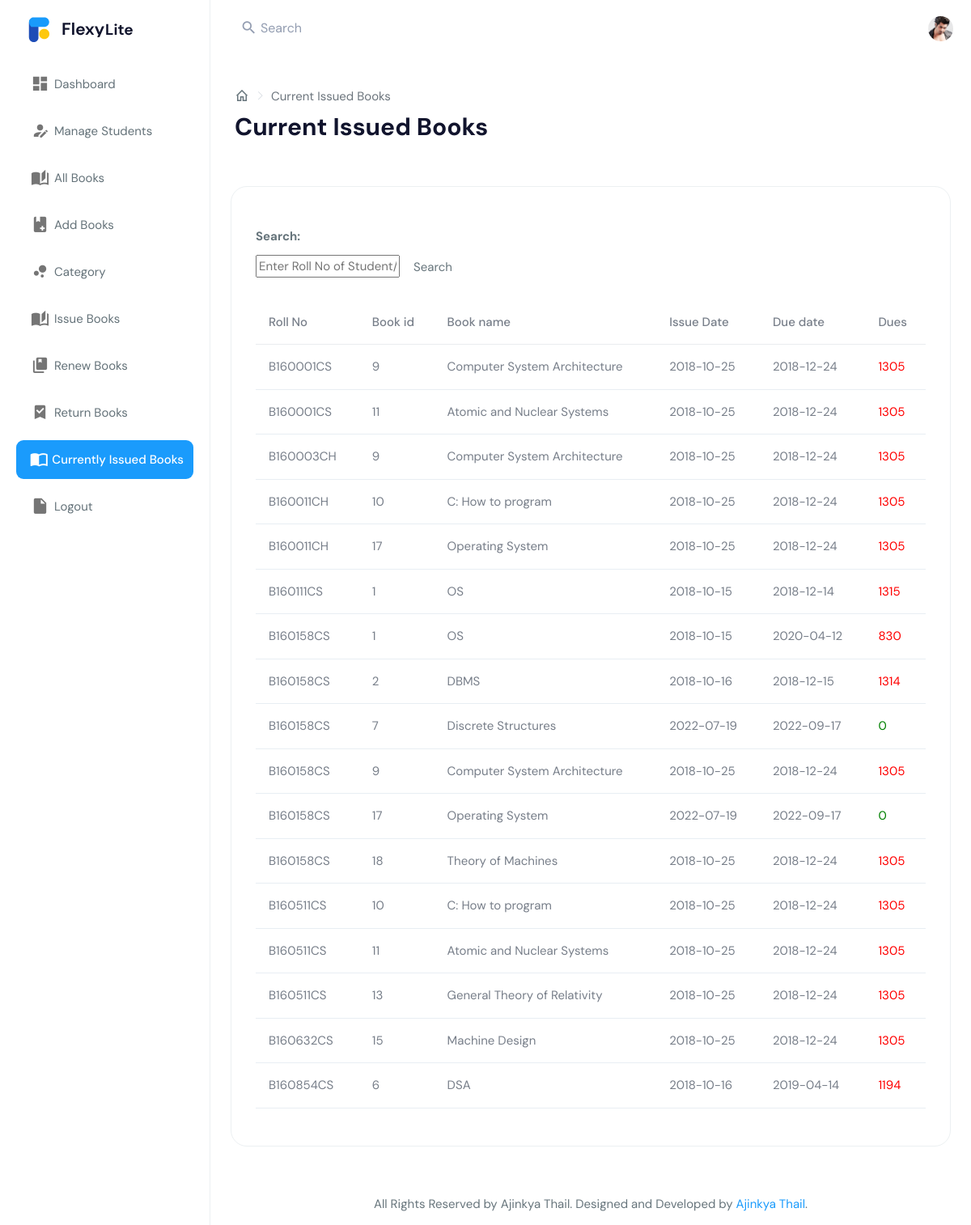
The app's page /admin/current.php (signed in) with its own data.
### tables this page shows
CREATE TABLE `record` (
  `RollNo` varchar(50) NOT NULL,
  `BookId` int(10) NOT NULL,
  `Date_of_Issue` date DEFAULT NULL,
  `Due_Date` date DEFAULT NULL,
  `Date_of_Return` date DEFAULT NULL,
  `Dues` int(10) DEFAULT NULL,
  `Renewals_left` int(10) DEFAULT NULL,
  `Time` time DEFAULT NULL
);

CREATE TABLE `book` (
  `BookId` int(10) NOT NULL,
  `CatId` int(11) DEFAULT NULL,
  `Title` varchar(50) DEFAULT NULL,
  `Publisher` varchar(50) DEFAULT NULL,
  `Year` varchar(50) DEFAULT NULL,
  `Availability` int(5) DEFAULT NULL
);

### admin/current.php (the view, shortened to what this page needs)
<?php
require('dbconn.php');
?>
<?php
if ($_SESSION['RollNo']) {
    ?>
<!DOCTYPE html>
<html dir="ltr" lang="en">
<head>
    <link href="../assets/libs/chartist/dist/chartist.min.css" rel="stylesheet">
    <link href="../assets/libs/chartist-plugin-tooltips/dist/chartist-plugin-tooltip.css" rel="stylesheet">
    <link href="../dist/css/style.min.css" rel="stylesheet">
</head>
<body>
    <div id="main-wrapper" data-layout="vertical" data-navbarbg="skin5" data-sidebartype="full"
        data-sidebar-position="absolute" data-header-position="absolute" data-boxed-layout="full">
        <?php include('includes/topbarheader.php');?>
        <?php include('includes/leftsidebar.php');?>
        <div class="page-wrapper">
            <div class="page-breadcrumb">
                <div class="row align-items-center">
                    <div class="col-6">
                        <nav aria-label="breadcrumb">
                            <ol class="breadcrumb mb-0 d-flex align-items-center">
                              <li class="breadcrumb-item"><a href="index.html" class="link"><i class="mdi mdi-home-outline fs-4"></i></a></li>
                              <li class="breadcrumb-item active" aria-current="page">Current Issued Books</li>
                            </ol>
                          </nav>
                        <h1 class="mb-0 fw-bold">Current Issued Books</h1>
                    </div>
                </div>
            </div>
            <div class="container-fluid">
                <div class="row">
                    <div class="col-12">
                        <div class="card">
                            <div class="card-body">
                            <div class="table-responsive m-t-20">
                            <div class="span9">
                        <form class="form-horizontal row-fluid" action="current.php" method="post">
                                        <div class="control-group">
                                            <label class="control-label" for="Search"><b>Search:</b></label>
                                            <div class="controls">
                                                <input type="text" id="title" name="title" placeholder="Enter Roll No of Student/Book Name/Book Id." class="span8" required>
                                                <button type="submit" name="submit"class="btn">Search</button>
                                            </div>
                                        </div>
                                    </form>
                                    <br>
                                    <?php
                                    if(isset($_POST['submit']))
                                        {$s=$_POST['title'];
                                            $sql="select record.BookId,RollNo,Title,Due_Date,Date_of_Issue,datediff(curdate(),Due_Date) as x from LMS.record,LMS.book where (Date_of_Issue is NOT NULL and Date_of_Return is NULL and book.Bookid = record.BookId) and (RollNo='$s' or record.BookId='$s' or Title like '%$s%')";
                                        }
                                    else
                                        $sql="select record.BookId,RollNo,Title,Due_Date,Date_of_Issue,datediff(curdate(),Due_Date) as x from LMS.record,LMS.book where Date_of_Issue is NOT NULL and Date_of_Return is NULL and book.Bookid = record.BookId";
                                    $result=$conn->query($sql);
                                    $rowcount=mysqli_num_rows($result);
                                    if(!($rowcount))
                                        echo "<br><center><h2><b><i>No Results</i></b></h2></center>";
                                    else
                                    {
                                    ?>
                        <table class="table" id = "tables">
                                  <thead>
                                    <tr>
                                      <th>Roll No</th>
                                      <th>Book id</th>
                                      <th>Book name</th>
                                      <th>Issue Date</th>
                                      <th>Due date</th>
                                      <th>Dues</th>
                                    </tr>
                                  </thead>
                                  <tbody>
                                <?php
                            while($row=$result->fetch_assoc())
                            {
                                $rollno=$row['RollNo'];
                                $bookid=$row['BookId'];
                                $name=$row['Title'];
                                $issuedate=$row['Date_of_Issue'];
                                $duedate=$row['Due_Date'];
                                $dues=$row['x'];
                            ?>
                                    <tr>
                                      <td><?php echo strtoupper($rollno) ?></td>
                                      <td><?php echo $bookid ?></td>
                                      <td><?php echo $name ?></td>
                                      <td><?php echo $issuedate ?></td>
                                      <td><?php echo $duedate ?></td>
                                      <td><?php if($dues > 0)
                                                  echo "<font color='red'>".$dues."</font>";
                                                else
                                                  echo "<font color='green'>0</font>";
                                              ?>
                                    </tr>
                            <?php }} ?>
                                    </tbody>
                                </table>
                    </div>
                            </div>
                            </div>
                        </div>
                    </div>
                </div>
            </div>
            <?php include('includes/footer.php');?>
        </div>
    </div>
</body>
</html>
<?php }
else {
    echo "<script type='text/javascript'>alert('Access Denied!!!')</script>";
} ?>

### records on screen
record: RollNo "B160001CS", BookId "9", BookId.Title "Computer System Architecture", Date_of_Issue "2018-10-25", Due_Date "2018-12-24", dues "1305"
record: RollNo "B160001CS", BookId "11", BookId.Title "Atomic and Nuclear Systems", Date_of_Issue "2018-10-25", Due_Date "2018-12-24", dues "1305"
record: RollNo "B160003CH", BookId "9", BookId.Title "Computer System Architecture", Date_of_Issue "2018-10-25", Due_Date "2018-12-24", dues "1305"
record: RollNo "B160011CH", BookId "10", BookId.Title "C: How to program", Date_of_Issue "2018-10-25", Due_Date "2018-12-24", dues "1305"
record: RollNo "B160011CH", BookId "17", BookId.Title "Operating System", Date_of_Issue "2018-10-25", Due_Date "2018-12-24", dues "1305"
record: RollNo "B160111CS", BookId "1", BookId.Title "OS", Date_of_Issue "2018-10-15", Due_Date "2018-12-14", dues "1315"
record: RollNo "B160158CS", BookId "1", BookId.Title "OS", Date_of_Issue "2018-10-15", Due_Date "2020-04-12", dues "830"
record: RollNo "B160158CS", BookId "2", BookId.Title "DBMS", Date_of_Issue "2018-10-16", Due_Date "2018-12-15", dues "1314"
record: RollNo "B160158CS", BookId "7", BookId.Title "Discrete Structures", Date_of_Issue "2022-07-19", Due_Date "2022-09-17"
record: RollNo "B160158CS", BookId "9", BookId.Title "Computer System Architecture", Date_of_Issue "2018-10-25", Due_Date "2018-12-24", dues "1305"
record: RollNo "B160158CS", BookId "17", BookId.Title "Operating System", Date_of_Issue "2022-07-19", Due_Date "2022-09-17"
record: RollNo "B160158CS", BookId "18", BookId.Title "Theory of Machines", Date_of_Issue "2018-10-25", Due_Date "2018-12-24", dues "1305"
record: RollNo "B160511CS", BookId "10", BookId.Title "C: How to program", Date_of_Issue "2018-10-25", Due_Date "2018-12-24", dues "1305"
record: RollNo "B160511CS", BookId "11", BookId.Title "Atomic and Nuclear Systems", Date_of_Issue "2018-10-25", Due_Date "2018-12-24", dues "1305"
record: RollNo "B160511CS", BookId "13", BookId.Title "General Theory of Relativity", Date_of_Issue "2018-10-25", Due_Date "2018-12-24", dues "1305"
record: RollNo "B160632CS", BookId "15", BookId.Title "Machine Design", Date_of_Issue "2018-10-25", Due_Date "2018-12-24", dues "1305"
record: RollNo "B160854CS", BookId "6", BookId.Title "DSA", Date_of_Issue "2018-10-16", Due_Date "2019-04-14", dues "1194"
